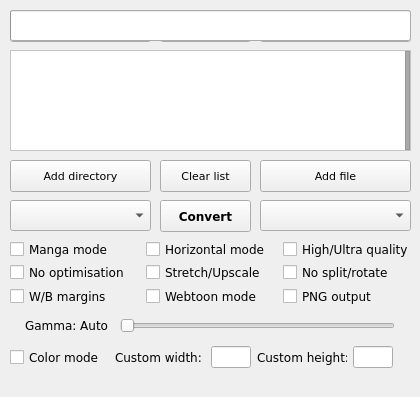
<?xml version="1.0" encoding="UTF-8"?>
<ui version="4.0">
 <class>KCC</class>
 <widget class="QMainWindow" name="KCC">
  <property name="geometry">
   <rect>
    <x>0</x>
    <y>0</y>
    <width>420</width>
    <height>397</height>
   </rect>
  </property>
  <property name="minimumSize">
   <size>
    <width>420</width>
    <height>397</height>
   </size>
  </property>
  <property name="maximumSize">
   <size>
    <width>420</width>
    <height>397</height>
   </size>
  </property>
  <property name="font">
   <font>
    <pointsize>9</pointsize>
   </font>
  </property>
  <property name="windowTitle">
   <string>Kindle Comic Converter</string>
  </property>
  <property name="windowIcon">
   <iconset resource="KCC.qrc">
    <normaloff>:/Icon/icons/comic2ebook.png</normaloff>:/Icon/icons/comic2ebook.png</iconset>
  </property>
  <property name="locale">
   <locale language="C" country="AnyCountry"/>
  </property>
  <widget class="QWidget" name="Form">
   <widget class="QFrame" name="OptionsAdvanced">
    <property name="enabled">
     <bool>true</bool>
    </property>
    <property name="geometry">
     <rect>
      <x>1</x>
      <y>254</y>
      <width>421</width>
      <height>61</height>
     </rect>
    </property>
    <property name="font">
     <font>
      <family>DejaVu Sans</family>
      <pointsize>9</pointsize>
     </font>
    </property>
    <layout class="QGridLayout" name="gridLayout">
     <property name="leftMargin">
      <number>9</number>
     </property>
     <item row="1" column="0">
      <widget class="QCheckBox" name="ProcessingBox">
       <property name="font">
        <font>
         <family>DejaVu Sans</family>
        </font>
       </property>
       <property name="focusPolicy">
        <enum>Qt::NoFocus</enum>
       </property>
       <property name="toolTip">
        <string>&lt;html&gt;&lt;head/&gt;&lt;body&gt;&lt;p style='white-space:pre'&gt;Disable image optimizations.&lt;br/&gt;&lt;span style=&quot; font-weight:600;&quot;&gt;Input images must be already resized.&lt;/span&gt;&lt;/p&gt;&lt;/body&gt;&lt;/html&gt;</string>
       </property>
       <property name="text">
        <string>No optimisation</string>
       </property>
      </widget>
     </item>
     <item row="1" column="1">
      <widget class="QCheckBox" name="UpscaleBox">
       <property name="font">
        <font>
         <family>DejaVu Sans</family>
        </font>
       </property>
       <property name="focusPolicy">
        <enum>Qt::NoFocus</enum>
       </property>
       <property name="toolTip">
        <string>&lt;html&gt;&lt;head/&gt;&lt;body&gt;&lt;p&gt;&lt;span style=&quot; font-weight:600; text-decoration: underline;&quot;&gt;Unchecked - Nothing&lt;br/&gt;&lt;/span&gt;Images smaller than device resolution will not be resized.&lt;/p&gt;&lt;p&gt;&lt;span style=&quot; font-weight:600; text-decoration: underline;&quot;&gt;Indeterminate - Stretching&lt;br/&gt;&lt;/span&gt;Images smaller than device resolution will be resized. Aspect ratio will be not preserved.&lt;/p&gt;&lt;p&gt;&lt;span style=&quot; font-weight:600; text-decoration: underline;&quot;&gt;Checked - Upscaling&lt;br/&gt;&lt;/span&gt;Images smaller than device resolution will be resized. Aspect ratio will be preserved.&lt;/p&gt;&lt;/body&gt;&lt;/html&gt;</string>
       </property>
       <property name="text">
        <string>Stretch/Upscale</string>
       </property>
       <property name="tristate">
        <bool>true</bool>
       </property>
      </widget>
     </item>
     <item row="3" column="1">
      <widget class="QCheckBox" name="WebtoonBox">
       <property name="font">
        <font>
         <family>DejaVu Sans</family>
        </font>
       </property>
       <property name="focusPolicy">
        <enum>Qt::NoFocus</enum>
       </property>
       <property name="toolTip">
        <string>&lt;html&gt;&lt;head/&gt;&lt;body&gt;&lt;p style='white-space:pre'&gt;Enable special parsing mode for WebToons.&lt;/p&gt;&lt;/body&gt;&lt;/html&gt;</string>
       </property>
       <property name="text">
        <string>Webtoon mode</string>
       </property>
      </widget>
     </item>
     <item row="3" column="2">
      <widget class="QCheckBox" name="NoDitheringBox">
       <property name="font">
        <font>
         <family>DejaVu Sans</family>
        </font>
       </property>
       <property name="focusPolicy">
        <enum>Qt::NoFocus</enum>
       </property>
       <property name="toolTip">
        <string>&lt;html&gt;&lt;head/&gt;&lt;body&gt;&lt;p style='white-space:pre'&gt;Create PNG files instead JPEG.&lt;br/&gt;Quality increase is not noticeable on most of devices.&lt;br/&gt;Output files &lt;span style=&quot; font-weight:600;&quot;&gt;might&lt;/span&gt; be smaller.&lt;br/&gt;&lt;span style=&quot; font-weight:600;&quot;&gt;MOBI conversion will be much slower.&lt;/span&gt;&lt;/p&gt;&lt;/body&gt;&lt;/html&gt;</string>
       </property>
       <property name="text">
        <string>PNG output</string>
       </property>
      </widget>
     </item>
     <item row="3" column="0">
      <widget class="QCheckBox" name="BorderBox">
       <property name="font">
        <font>
         <family>DejaVu Sans</family>
        </font>
       </property>
       <property name="focusPolicy">
        <enum>Qt::NoFocus</enum>
       </property>
       <property name="toolTip">
        <string>&lt;html&gt;&lt;head/&gt;&lt;body&gt;&lt;p&gt;&lt;span style=&quot; font-weight:600; text-decoration: underline;&quot;&gt;Unchecked - Autodetection&lt;br/&gt;&lt;/span&gt;Color of margins fill will be detected automatically.&lt;/p&gt;&lt;p&gt;&lt;span style=&quot; font-weight:600; text-decoration: underline;&quot;&gt;Indeterminate - White&lt;br/&gt;&lt;/span&gt;Margins will be filled with white color.&lt;/p&gt;&lt;p&gt;&lt;span style=&quot; font-weight:600; text-decoration: underline;&quot;&gt;Checked - Black&lt;br/&gt;&lt;/span&gt;Margins will be filled with black color.&lt;/p&gt;&lt;/body&gt;&lt;/html&gt;</string>
       </property>
       <property name="text">
        <string>W/B margins</string>
       </property>
       <property name="tristate">
        <bool>true</bool>
       </property>
      </widget>
     </item>
     <item row="1" column="2">
      <widget class="QCheckBox" name="NoRotateBox">
       <property name="font">
        <font>
         <family>DejaVu Sans</family>
        </font>
       </property>
       <property name="focusPolicy">
        <enum>Qt::NoFocus</enum>
       </property>
       <property name="toolTip">
        <string>&lt;html&gt;&lt;head/&gt;&lt;body&gt;&lt;p style='white-space:pre'&gt;Disable page splitting and rotation.&lt;/p&gt;&lt;/body&gt;&lt;/html&gt;</string>
       </property>
       <property name="text">
        <string>No split/rotate</string>
       </property>
      </widget>
     </item>
    </layout>
   </widget>
   <widget class="QComboBox" name="DeviceBox">
    <property name="geometry">
     <rect>
      <x>10</x>
      <y>200</y>
      <width>141</width>
      <height>31</height>
     </rect>
    </property>
    <property name="font">
     <font>
      <family>DejaVu Sans</family>
      <pointsize>8</pointsize>
     </font>
    </property>
    <property name="focusPolicy">
     <enum>Qt::NoFocus</enum>
    </property>
    <property name="toolTip">
     <string>&lt;html&gt;&lt;head/&gt;&lt;body&gt;&lt;p style='white-space:pre'&gt;Target device.&lt;/p&gt;&lt;/body&gt;&lt;/html&gt;</string>
    </property>
   </widget>
   <widget class="QComboBox" name="FormatBox">
    <property name="geometry">
     <rect>
      <x>260</x>
      <y>200</y>
      <width>151</width>
      <height>31</height>
     </rect>
    </property>
    <property name="font">
     <font>
      <family>DejaVu Sans</family>
      <pointsize>8</pointsize>
     </font>
    </property>
    <property name="focusPolicy">
     <enum>Qt::NoFocus</enum>
    </property>
    <property name="toolTip">
     <string>&lt;html&gt;&lt;head/&gt;&lt;body&gt;&lt;p style='white-space:pre'&gt;Output format.&lt;/p&gt;&lt;/body&gt;&lt;/html&gt;</string>
    </property>
   </widget>
   <widget class="QPushButton" name="ConvertButton">
    <property name="geometry">
     <rect>
      <x>160</x>
      <y>200</y>
      <width>91</width>
      <height>32</height>
     </rect>
    </property>
    <property name="font">
     <font>
      <family>DejaVu Sans</family>
      <pointsize>9</pointsize>
      <weight>75</weight>
      <bold>true</bold>
     </font>
    </property>
    <property name="focusPolicy">
     <enum>Qt::NoFocus</enum>
    </property>
    <property name="toolTip">
     <string>&lt;html&gt;&lt;head/&gt;&lt;body&gt;&lt;p  style='white-space:pre'&gt;Shift+Click to select the output directory.&lt;/p&gt;&lt;/body&gt;&lt;/html&gt;</string>
    </property>
    <property name="text">
     <string>Convert</string>
    </property>
    <property name="icon">
     <iconset resource="KCC.qrc">
      <normaloff>:/Other/icons/convert.png</normaloff>:/Other/icons/convert.png</iconset>
    </property>
   </widget>
   <widget class="QPushButton" name="DirectoryButton">
    <property name="geometry">
     <rect>
      <x>10</x>
      <y>160</y>
      <width>141</width>
      <height>32</height>
     </rect>
    </property>
    <property name="font">
     <font>
      <family>DejaVu Sans</family>
      <pointsize>8</pointsize>
     </font>
    </property>
    <property name="focusPolicy">
     <enum>Qt::NoFocus</enum>
    </property>
    <property name="toolTip">
     <string>&lt;html&gt;&lt;head/&gt;&lt;body&gt;&lt;p style='white-space:pre'&gt;Add directory containing JPG, PNG or GIF files to queue.&lt;br/&gt;&lt;span style=&quot; font-weight:600;&quot;&gt;CBR, CBZ and CB7 files inside will not be processed!&lt;/span&gt;&lt;/p&gt;&lt;/body&gt;&lt;/html&gt;</string>
    </property>
    <property name="text">
     <string>Add directory</string>
    </property>
    <property name="icon">
     <iconset resource="KCC.qrc">
      <normaloff>:/Other/icons/folder_new.png</normaloff>:/Other/icons/folder_new.png</iconset>
    </property>
   </widget>
   <widget class="QPushButton" name="FileButton">
    <property name="geometry">
     <rect>
      <x>260</x>
      <y>160</y>
      <width>151</width>
      <height>32</height>
     </rect>
    </property>
    <property name="font">
     <font>
      <family>DejaVu Sans</family>
      <pointsize>8</pointsize>
     </font>
    </property>
    <property name="focusPolicy">
     <enum>Qt::NoFocus</enum>
    </property>
    <property name="toolTip">
     <string>&lt;html&gt;&lt;head/&gt;&lt;body&gt;&lt;p style='white-space:pre'&gt;Add CBR, CBZ, CB7 or PDF file to queue.&lt;/p&gt;&lt;/body&gt;&lt;/html&gt;</string>
    </property>
    <property name="text">
     <string>Add file</string>
    </property>
    <property name="icon">
     <iconset resource="KCC.qrc">
      <normaloff>:/Other/icons/document_new.png</normaloff>:/Other/icons/document_new.png</iconset>
    </property>
   </widget>
   <widget class="QPushButton" name="ClearButton">
    <property name="geometry">
     <rect>
      <x>160</x>
      <y>160</y>
      <width>91</width>
      <height>32</height>
     </rect>
    </property>
    <property name="font">
     <font>
      <family>DejaVu Sans</family>
      <pointsize>8</pointsize>
     </font>
    </property>
    <property name="focusPolicy">
     <enum>Qt::NoFocus</enum>
    </property>
    <property name="text">
     <string>Clear list</string>
    </property>
    <property name="icon">
     <iconset resource="KCC.qrc">
      <normaloff>:/Other/icons/clear.png</normaloff>:/Other/icons/clear.png</iconset>
    </property>
   </widget>
   <widget class="QFrame" name="OptionsBasic">
    <property name="geometry">
     <rect>
      <x>1</x>
      <y>230</y>
      <width>421</width>
      <height>41</height>
     </rect>
    </property>
    <property name="font">
     <font>
      <family>DejaVu Sans</family>
      <pointsize>9</pointsize>
     </font>
    </property>
    <widget class="QCheckBox" name="MangaBox">
     <property name="geometry">
      <rect>
       <x>9</x>
       <y>10</y>
       <width>130</width>
       <height>18</height>
      </rect>
     </property>
     <property name="font">
      <font>
       <family>DejaVu Sans</family>
      </font>
     </property>
     <property name="focusPolicy">
      <enum>Qt::NoFocus</enum>
     </property>
     <property name="toolTip">
      <string>&lt;html&gt;&lt;head/&gt;&lt;body&gt;&lt;p style='white-space:pre'&gt;Enable right-to-left reading.&lt;/p&gt;&lt;/body&gt;&lt;/html&gt;</string>
     </property>
     <property name="text">
      <string>Manga mode</string>
     </property>
    </widget>
    <widget class="QCheckBox" name="QualityBox">
     <property name="geometry">
      <rect>
       <x>282</x>
       <y>10</y>
       <width>135</width>
       <height>18</height>
      </rect>
     </property>
     <property name="font">
      <font>
       <family>DejaVu Sans</family>
      </font>
     </property>
     <property name="focusPolicy">
      <enum>Qt::NoFocus</enum>
     </property>
     <property name="toolTip">
      <string>&lt;html&gt;&lt;head/&gt;&lt;body&gt;&lt;p style='white-space:pre'&gt;Quality of Panel View/zoom. Highly impact size of output file.&lt;br/&gt;&lt;span style=&quot; font-weight:600;&quot;&gt;This option control only quality of magnification!&lt;/span&gt;&lt;/p&gt;&lt;/body&gt;&lt;/html&gt;</string>
     </property>
     <property name="text">
      <string>High/Ultra quality</string>
     </property>
     <property name="tristate">
      <bool>true</bool>
     </property>
    </widget>
    <widget class="QCheckBox" name="RotateBox">
     <property name="geometry">
      <rect>
       <x>145</x>
       <y>10</y>
       <width>130</width>
       <height>18</height>
      </rect>
     </property>
     <property name="font">
      <font>
       <family>DejaVu Sans</family>
      </font>
     </property>
     <property name="focusPolicy">
      <enum>Qt::NoFocus</enum>
     </property>
     <property name="toolTip">
      <string>&lt;html&gt;&lt;head/&gt;&lt;body&gt;&lt;p style='white-space:pre'&gt;Disable splitting of two-page spreads.&lt;br/&gt;They will be rotated instead.&lt;/p&gt;&lt;/body&gt;&lt;/html&gt;</string>
     </property>
     <property name="text">
      <string>Horizontal mode</string>
     </property>
    </widget>
    <zorder>RotateBox</zorder>
    <zorder>MangaBox</zorder>
    <zorder>QualityBox</zorder>
   </widget>
   <widget class="QListWidget" name="JobList">
    <property name="geometry">
     <rect>
      <x>10</x>
      <y>50</y>
      <width>401</width>
      <height>101</height>
     </rect>
    </property>
    <property name="font">
     <font>
      <family>DejaVu Sans</family>
      <pointsize>8</pointsize>
      <italic>false</italic>
     </font>
    </property>
    <property name="focusPolicy">
     <enum>Qt::NoFocus</enum>
    </property>
    <property name="styleSheet">
     <string notr="true">QListWidget#JobList {background:#ffffff;background-image:url(:/Other/icons/list_background.png);background-position:center center;background-repeat:no-repeat;}QScrollBar:vertical{border:1px solid #999;background:#FFF;width:5px;margin:0}QScrollBar::handle:vertical{background:DarkGray;min-height:0}QScrollBar::add-line:vertical{height:0;background:DarkGray;subcontrol-position:bottom;subcontrol-origin:margin}QScrollBar::sub-line:vertical{height:0;background:DarkGray;subcontrol-position:top;subcontrol-origin:margin}QScrollBar:horizontal{border:1px solid #999;background:#FFF;height:5px;margin:0}QScrollBar::handle:horizontal{background:DarkGray;min-width:0}QScrollBar::add-line:horizontal{width:0;background:DarkGray;subcontrol-position:bottom;subcontrol-origin:margin}QScrollBar::sub-line:horizontal{width:0;background:DarkGray;subcontrol-position:top;subcontrol-origin:margin}</string>
    </property>
    <property name="verticalScrollBarPolicy">
     <enum>Qt::ScrollBarAlwaysOn</enum>
    </property>
    <property name="showDropIndicator" stdset="0">
     <bool>false</bool>
    </property>
    <property name="selectionMode">
     <enum>QAbstractItemView::NoSelection</enum>
    </property>
    <property name="iconSize">
     <size>
      <width>18</width>
      <height>18</height>
     </size>
    </property>
    <property name="verticalScrollMode">
     <enum>QAbstractItemView::ScrollPerPixel</enum>
    </property>
    <property name="horizontalScrollMode">
     <enum>QAbstractItemView::ScrollPerPixel</enum>
    </property>
   </widget>
   <widget class="QPushButton" name="BasicModeButton">
    <property name="geometry">
     <rect>
      <x>10</x>
      <y>10</y>
      <width>141</width>
      <height>32</height>
     </rect>
    </property>
    <property name="font">
     <font>
      <family>DejaVu Sans</family>
      <pointsize>9</pointsize>
     </font>
    </property>
    <property name="focusPolicy">
     <enum>Qt::NoFocus</enum>
    </property>
    <property name="text">
     <string>Basic</string>
    </property>
   </widget>
   <widget class="QPushButton" name="AdvModeButton">
    <property name="geometry">
     <rect>
      <x>260</x>
      <y>10</y>
      <width>151</width>
      <height>32</height>
     </rect>
    </property>
    <property name="font">
     <font>
      <family>DejaVu Sans</family>
      <pointsize>9</pointsize>
     </font>
    </property>
    <property name="focusPolicy">
     <enum>Qt::NoFocus</enum>
    </property>
    <property name="text">
     <string>Advanced</string>
    </property>
   </widget>
   <widget class="QFrame" name="OptionsAdvancedGamma">
    <property name="enabled">
     <bool>true</bool>
    </property>
    <property name="geometry">
     <rect>
      <x>10</x>
      <y>305</y>
      <width>401</width>
      <height>41</height>
     </rect>
    </property>
    <property name="font">
     <font>
      <family>DejaVu Sans</family>
      <pointsize>9</pointsize>
     </font>
    </property>
    <widget class="QLabel" name="GammaLabel">
     <property name="geometry">
      <rect>
       <x>15</x>
       <y>0</y>
       <width>100</width>
       <height>40</height>
      </rect>
     </property>
     <property name="font">
      <font>
       <family>DejaVu Sans</family>
      </font>
     </property>
     <property name="text">
      <string>Gamma: Auto</string>
     </property>
    </widget>
    <widget class="QSlider" name="GammaSlider">
     <property name="geometry">
      <rect>
       <x>110</x>
       <y>10</y>
       <width>275</width>
       <height>22</height>
      </rect>
     </property>
     <property name="font">
      <font>
       <family>DejaVu Sans</family>
      </font>
     </property>
     <property name="focusPolicy">
      <enum>Qt::ClickFocus</enum>
     </property>
     <property name="maximum">
      <number>500</number>
     </property>
     <property name="singleStep">
      <number>5</number>
     </property>
     <property name="orientation">
      <enum>Qt::Horizontal</enum>
     </property>
    </widget>
   </widget>
   <widget class="QProgressBar" name="ProgressBar">
    <property name="geometry">
     <rect>
      <x>10</x>
      <y>10</y>
      <width>401</width>
      <height>31</height>
     </rect>
    </property>
    <property name="font">
     <font>
      <family>DejaVu Sans</family>
      <pointsize>10</pointsize>
      <weight>75</weight>
      <bold>true</bold>
     </font>
    </property>
    <property name="value">
     <number>0</number>
    </property>
    <property name="alignment">
     <set>Qt::AlignJustify|Qt::AlignVCenter</set>
    </property>
    <property name="format">
     <string/>
    </property>
   </widget>
   <widget class="QFrame" name="OptionsExpert">
    <property name="geometry">
     <rect>
      <x>1</x>
      <y>337</y>
      <width>421</width>
      <height>41</height>
     </rect>
    </property>
    <property name="font">
     <font>
      <family>DejaVu Sans</family>
      <pointsize>9</pointsize>
     </font>
    </property>
    <widget class="QCheckBox" name="ColorBox">
     <property name="geometry">
      <rect>
       <x>9</x>
       <y>11</y>
       <width>130</width>
       <height>18</height>
      </rect>
     </property>
     <property name="font">
      <font>
       <family>DejaVu Sans</family>
      </font>
     </property>
     <property name="focusPolicy">
      <enum>Qt::NoFocus</enum>
     </property>
     <property name="toolTip">
      <string>&lt;html&gt;&lt;head/&gt;&lt;body&gt;&lt;p style='white-space:pre'&gt;Don't convert images to grayscale.&lt;/p&gt;&lt;/body&gt;&lt;/html&gt;</string>
     </property>
     <property name="text">
      <string>Color mode</string>
     </property>
    </widget>
    <widget class="QFrame" name="OptionsExpertInternal">
     <property name="geometry">
      <rect>
       <x>105</x>
       <y>0</y>
       <width>295</width>
       <height>40</height>
      </rect>
     </property>
     <property name="font">
      <font>
       <family>DejaVu Sans</family>
      </font>
     </property>
     <layout class="QGridLayout" name="gridLayout_2">
      <item row="0" column="0">
       <widget class="QLabel" name="wLabel">
        <property name="font">
         <font>
          <family>DejaVu Sans</family>
         </font>
        </property>
        <property name="toolTip">
         <string>&lt;html&gt;&lt;head/&gt;&lt;body&gt;&lt;p style='white-space:pre'&gt;Resolution of target device.&lt;/p&gt;&lt;/body&gt;&lt;/html&gt;</string>
        </property>
        <property name="text">
         <string>Custom width: </string>
        </property>
       </widget>
      </item>
      <item row="0" column="1">
       <widget class="QLineEdit" name="customWidth">
        <property name="sizePolicy">
         <sizepolicy hsizetype="Fixed" vsizetype="Fixed">
          <horstretch>0</horstretch>
          <verstretch>0</verstretch>
         </sizepolicy>
        </property>
        <property name="maximumSize">
         <size>
          <width>40</width>
          <height>16777215</height>
         </size>
        </property>
        <property name="font">
         <font>
          <family>DejaVu Sans</family>
         </font>
        </property>
        <property name="focusPolicy">
         <enum>Qt::ClickFocus</enum>
        </property>
        <property name="acceptDrops">
         <bool>false</bool>
        </property>
        <property name="toolTip">
         <string>&lt;html&gt;&lt;head/&gt;&lt;body&gt;&lt;p style='white-space:pre'&gt;Resolution of target device.&lt;/p&gt;&lt;/body&gt;&lt;/html&gt;</string>
        </property>
        <property name="inputMask">
         <string>0000</string>
        </property>
        <property name="maxLength">
         <number>4</number>
        </property>
       </widget>
      </item>
      <item row="0" column="2">
       <widget class="QLabel" name="hLabel">
        <property name="font">
         <font>
          <family>DejaVu Sans</family>
         </font>
        </property>
        <property name="toolTip">
         <string>&lt;html&gt;&lt;head/&gt;&lt;body&gt;&lt;p style='white-space:pre'&gt;Resolution of target device.&lt;/p&gt;&lt;/body&gt;&lt;/html&gt;</string>
        </property>
        <property name="text">
         <string>Custom height: </string>
        </property>
       </widget>
      </item>
      <item row="0" column="3">
       <widget class="QLineEdit" name="customHeight">
        <property name="sizePolicy">
         <sizepolicy hsizetype="Fixed" vsizetype="Fixed">
          <horstretch>0</horstretch>
          <verstretch>0</verstretch>
         </sizepolicy>
        </property>
        <property name="maximumSize">
         <size>
          <width>40</width>
          <height>16777215</height>
         </size>
        </property>
        <property name="font">
         <font>
          <family>DejaVu Sans</family>
         </font>
        </property>
        <property name="focusPolicy">
         <enum>Qt::ClickFocus</enum>
        </property>
        <property name="acceptDrops">
         <bool>false</bool>
        </property>
        <property name="toolTip">
         <string>&lt;html&gt;&lt;head/&gt;&lt;body&gt;&lt;p style='white-space:pre'&gt;Resolution of target device.&lt;/p&gt;&lt;/body&gt;&lt;/html&gt;</string>
        </property>
        <property name="inputMask">
         <string>0000</string>
        </property>
        <property name="maxLength">
         <number>4</number>
        </property>
       </widget>
      </item>
     </layout>
    </widget>
   </widget>
   <widget class="QPushButton" name="EditorButton">
    <property name="geometry">
     <rect>
      <x>160</x>
      <y>10</y>
      <width>91</width>
      <height>32</height>
     </rect>
    </property>
    <property name="font">
     <font>
      <family>DejaVu Sans</family>
      <pointsize>9</pointsize>
     </font>
    </property>
    <property name="focusPolicy">
     <enum>Qt::NoFocus</enum>
    </property>
    <property name="text">
     <string>Editor</string>
    </property>
    <property name="icon">
     <iconset resource="KCC.qrc">
      <normaloff>:/Other/icons/editor.png</normaloff>:/Other/icons/editor.png</iconset>
    </property>
   </widget>
   <zorder>OptionsAdvanced</zorder>
   <zorder>DeviceBox</zorder>
   <zorder>FormatBox</zorder>
   <zorder>ConvertButton</zorder>
   <zorder>DirectoryButton</zorder>
   <zorder>FileButton</zorder>
   <zorder>ClearButton</zorder>
   <zorder>OptionsBasic</zorder>
   <zorder>JobList</zorder>
   <zorder>BasicModeButton</zorder>
   <zorder>AdvModeButton</zorder>
   <zorder>OptionsAdvancedGamma</zorder>
   <zorder>OptionsExpert</zorder>
   <zorder>EditorButton</zorder>
   <zorder>ProgressBar</zorder>
  </widget>
  <widget class="QStatusBar" name="statusBar">
   <property name="font">
    <font>
     <family>DejaVu Sans</family>
     <pointsize>8</pointsize>
    </font>
   </property>
   <property name="sizeGripEnabled">
    <bool>false</bool>
   </property>
  </widget>
  <action name="ActionBasic">
   <property name="checkable">
    <bool>true</bool>
   </property>
   <property name="checked">
    <bool>false</bool>
   </property>
   <property name="text">
    <string>Basic</string>
   </property>
   <property name="font">
    <font/>
   </property>
  </action>
  <action name="ActionAdvanced">
   <property name="checkable">
    <bool>true</bool>
   </property>
   <property name="text">
    <string>Advanced</string>
   </property>
  </action>
 </widget>
 <tabstops>
  <tabstop>DirectoryButton</tabstop>
  <tabstop>FileButton</tabstop>
  <tabstop>ConvertButton</tabstop>
  <tabstop>ClearButton</tabstop>
 </tabstops>
 <resources>
  <include location="KCC.qrc"/>
 </resources>
 <connections/>
</ui>
